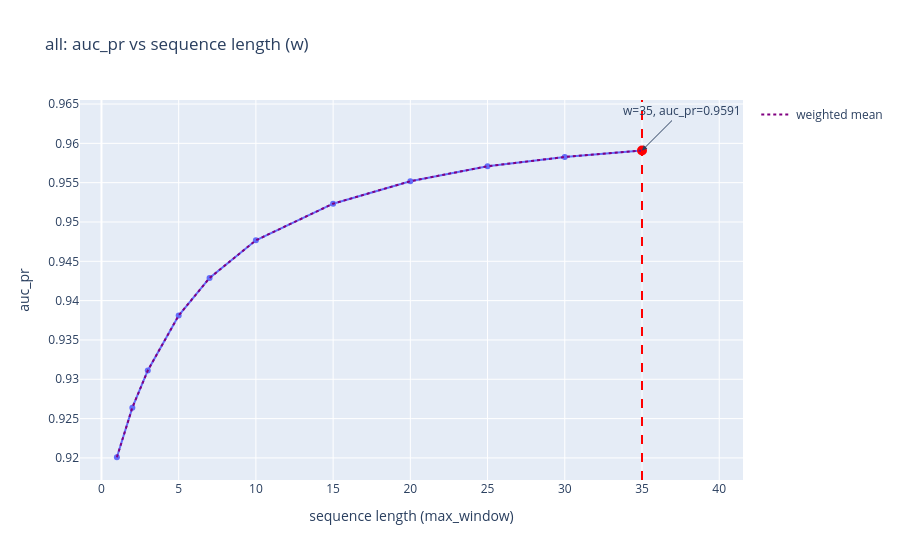
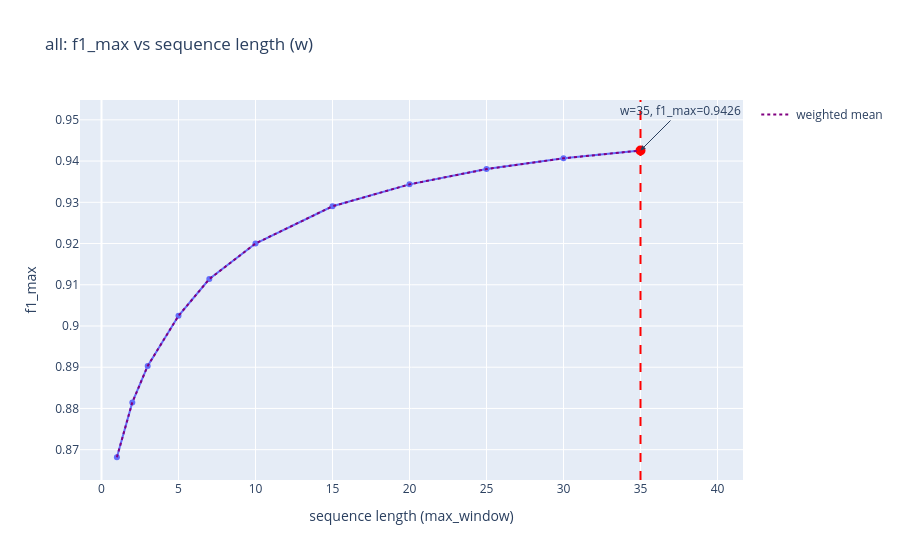
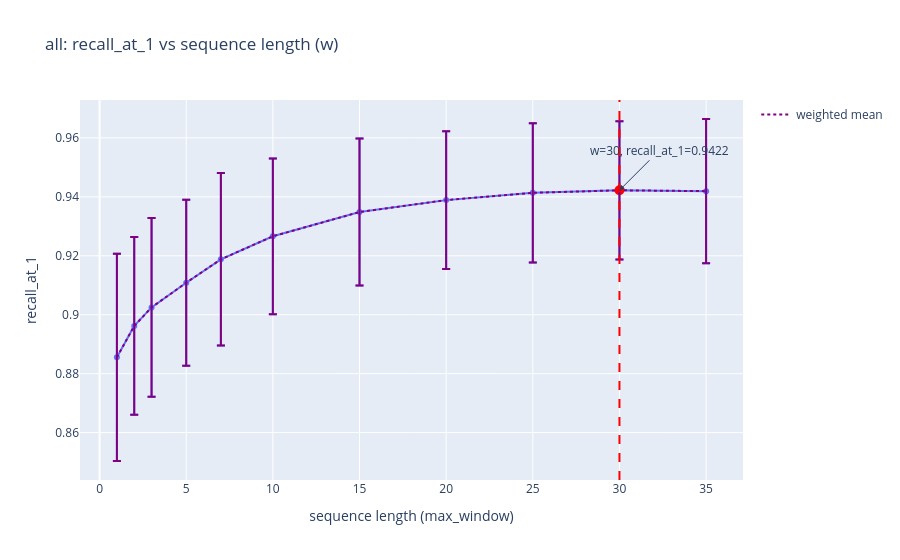
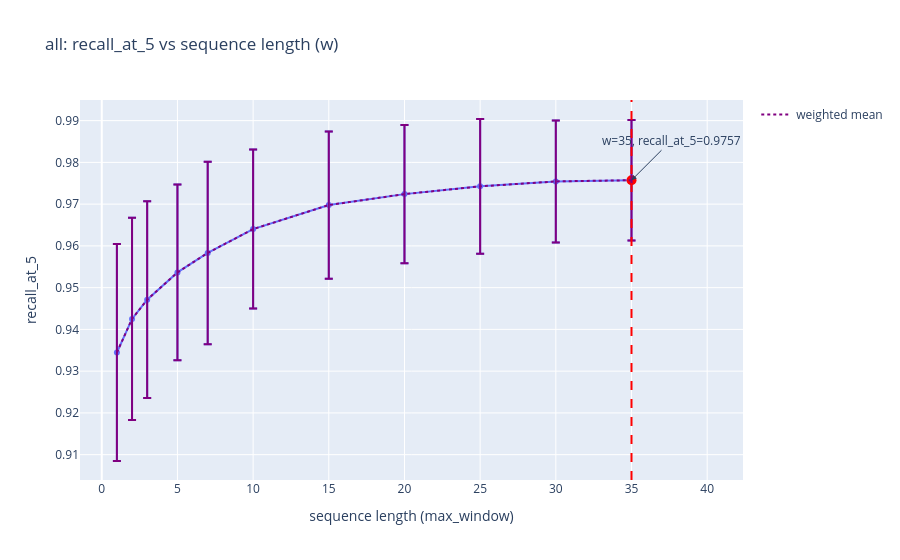

Here is the notebook cell these charts were saved with, in order:
### Code cell
plot_metrics_vs_window_with_stats(base_result_df, base_result_df)

### Figure 1 — Plotly figure (JSON) as saved in the notebook; plotly's stock layout.template omitted (floating-point values rounded to 4 significant figures)
{"data": [{"hovertemplate": "w=%{x}<br>auc_pr=%{y}<extra></extra>", "legendgroup": "", "line": {"color": "#636efa", "dash": "solid"}, "marker": {"symbol": "circle"}, "mode": "lines+markers", "name": "", "orientation": "v", "showlegend": false, "type": "scatter", "x": [1, 2, 3, 5, 7, 10, 15, 20, 25, 30, 35], "xaxis": "x", "y": [0.9201, 0.9264, 0.9311, 0.9381, 0.9429, 0.9477, 0.9523, 0.9552, 0.9571, 0.9583, 0.9591], "yaxis": "y"}, {"marker": {"color": "red", "size": 10}, "mode": "markers", "name": "max", "showlegend": false, "type": "scatter", "x": [35], "y": [0.9591]}, {"line": {"color": "purple", "dash": "dot"}, "mode": "lines", "name": "weighted mean", "showlegend": true, "type": "scatter", "x": [1, 2, 3, 5, 7, 10, 15, 20, 25, 30, 35], "y": [0.9201, 0.9264, 0.9311, 0.9381, 0.9429, 0.9477, 0.9523, 0.9552, 0.9571, 0.9583, 0.9591]}], "layout": {"annotations": [{"arrowhead": 2, "ax": 40, "ay": -40, "showarrow": true, "text": "w=35, auc_pr=0.9591", "x": 35, "y": 0.9591}], "legend": {"tracegroupgap": 0}, "shapes": [{"line": {"color": "red", "dash": "dash"}, "type": "line", "x0": 35, "x1": 35, "xref": "x", "y0": 0, "y1": 1, "yref": "y domain"}], "title": {"text": "all: auc_pr vs sequence length (w)"}, "xaxis": {"anchor": "y", "domain": [0, 1], "title": {"text": "sequence length (max_window)"}}, "yaxis": {"anchor": "x", "domain": [0, 1], "title": {"text": "auc_pr"}}}}

### Figure 2 — Plotly figure (JSON) as saved in the notebook; plotly's stock layout.template omitted (floating-point values rounded to 4 significant figures)
{"data": [{"hovertemplate": "w=%{x}<br>f1_max=%{y}<extra></extra>", "legendgroup": "", "line": {"color": "#636efa", "dash": "solid"}, "marker": {"symbol": "circle"}, "mode": "lines+markers", "name": "", "orientation": "v", "showlegend": false, "type": "scatter", "x": [1, 2, 3, 5, 7, 10, 15, 20, 25, 30, 35], "xaxis": "x", "y": [0.8682, 0.8815, 0.8903, 0.9025, 0.9114, 0.92, 0.929, 0.9344, 0.9381, 0.9407, 0.9426], "yaxis": "y"}, {"marker": {"color": "red", "size": 10}, "mode": "markers", "name": "max", "showlegend": false, "type": "scatter", "x": [35], "y": [0.9426]}, {"line": {"color": "purple", "dash": "dot"}, "mode": "lines", "name": "weighted mean", "showlegend": true, "type": "scatter", "x": [1, 2, 3, 5, 7, 10, 15, 20, 25, 30, 35], "y": [0.8682, 0.8815, 0.8903, 0.9025, 0.9114, 0.92, 0.929, 0.9344, 0.9381, 0.9407, 0.9426]}], "layout": {"annotations": [{"arrowhead": 2, "ax": 40, "ay": -40, "showarrow": true, "text": "w=35, f1_max=0.9426", "x": 35, "y": 0.9426}], "legend": {"tracegroupgap": 0}, "shapes": [{"line": {"color": "red", "dash": "dash"}, "type": "line", "x0": 35, "x1": 35, "xref": "x", "y0": 0, "y1": 1, "yref": "y domain"}], "title": {"text": "all: f1_max vs sequence length (w)"}, "xaxis": {"anchor": "y", "domain": [0, 1], "title": {"text": "sequence length (max_window)"}}, "yaxis": {"anchor": "x", "domain": [0, 1], "title": {"text": "f1_max"}}}}

### Figure 3 — Plotly figure (JSON) as saved in the notebook; plotly's stock layout.template omitted (floating-point values rounded to 4 significant figures)
{"data": [{"error_y": {"array": [0.03518, 0.03016, 0.03033, 0.02815, 0.02926, 0.02643, 0.02496, 0.0234, 0.02361, 0.02344, 0.02448]}, "hovertemplate": "w=%{x}<br>recall_at_1=%{y}<extra></extra>", "legendgroup": "", "line": {"color": "#636efa", "dash": "solid"}, "marker": {"symbol": "circle"}, "mode": "lines+markers", "name": "", "orientation": "v", "showlegend": false, "type": "scatter", "x": [1, 2, 3, 5, 7, 10, 15, 20, 25, 30, 35], "xaxis": "x", "y": [0.8855, 0.8962, 0.9025, 0.9109, 0.9188, 0.9266, 0.9348, 0.9389, 0.9414, 0.9422, 0.9419], "yaxis": "y"}, {"marker": {"color": "red", "size": 10}, "mode": "markers", "name": "max", "showlegend": false, "type": "scatter", "x": [30], "y": [0.9422]}, {"error_y": {"array": [0.03518, 0.03016, 0.03033, 0.02815, 0.02926, 0.02643, 0.02496, 0.0234, 0.02361, 0.02344, 0.02448], "type": "data", "visible": true}, "line": {"color": "purple", "dash": "dot"}, "mode": "lines", "name": "weighted mean", "showlegend": true, "type": "scatter", "x": [1, 2, 3, 5, 7, 10, 15, 20, 25, 30, 35], "y": [0.8855, 0.8962, 0.9025, 0.9109, 0.9188, 0.9266, 0.9348, 0.9389, 0.9414, 0.9422, 0.9419]}], "layout": {"annotations": [{"arrowhead": 2, "ax": 40, "ay": -40, "showarrow": true, "text": "w=30, recall_at_1=0.9422", "x": 30, "y": 0.9422}], "legend": {"tracegroupgap": 0}, "shapes": [{"line": {"color": "red", "dash": "dash"}, "type": "line", "x0": 30, "x1": 30, "xref": "x", "y0": 0, "y1": 1, "yref": "y domain"}], "title": {"text": "all: recall_at_1 vs sequence length (w)"}, "xaxis": {"anchor": "y", "domain": [0, 1], "title": {"text": "sequence length (max_window)"}}, "yaxis": {"anchor": "x", "domain": [0, 1], "title": {"text": "recall_at_1"}}}}

### Figure 4 — Plotly figure (JSON) as saved in the notebook; plotly's stock layout.template omitted (floating-point values rounded to 4 significant figures)
{"data": [{"error_y": {"array": [0.02599, 0.0242, 0.02356, 0.02104, 0.02186, 0.01904, 0.01762, 0.01655, 0.01614, 0.0146, 0.01444]}, "hovertemplate": "w=%{x}<br>recall_at_5=%{y}<extra></extra>", "legendgroup": "", "line": {"color": "#636efa", "dash": "solid"}, "marker": {"symbol": "circle"}, "mode": "lines+markers", "name": "", "orientation": "v", "showlegend": false, "type": "scatter", "x": [1, 2, 3, 5, 7, 10, 15, 20, 25, 30, 35], "xaxis": "x", "y": [0.9345, 0.9425, 0.9471, 0.9536, 0.9583, 0.964, 0.9698, 0.9724, 0.9743, 0.9754, 0.9757], "yaxis": "y"}, {"marker": {"color": "red", "size": 10}, "mode": "markers", "name": "max", "showlegend": false, "type": "scatter", "x": [35], "y": [0.9757]}, {"error_y": {"array": [0.02599, 0.0242, 0.02356, 0.02104, 0.02186, 0.01904, 0.01762, 0.01655, 0.01614, 0.0146, 0.01444], "type": "data", "visible": true}, "line": {"color": "purple", "dash": "dot"}, "mode": "lines", "name": "weighted mean", "showlegend": true, "type": "scatter", "x": [1, 2, 3, 5, 7, 10, 15, 20, 25, 30, 35], "y": [0.9345, 0.9425, 0.9471, 0.9536, 0.9583, 0.964, 0.9698, 0.9724, 0.9743, 0.9754, 0.9757]}], "layout": {"annotations": [{"arrowhead": 2, "ax": 40, "ay": -40, "showarrow": true, "text": "w=35, recall_at_5=0.9757", "x": 35, "y": 0.9757}], "legend": {"tracegroupgap": 0}, "shapes": [{"line": {"color": "red", "dash": "dash"}, "type": "line", "x0": 35, "x1": 35, "xref": "x", "y0": 0, "y1": 1, "yref": "y domain"}], "title": {"text": "all: recall_at_5 vs sequence length (w)"}, "xaxis": {"anchor": "y", "domain": [0, 1], "title": {"text": "sequence length (max_window)"}}, "yaxis": {"anchor": "x", "domain": [0, 1], "title": {"text": "recall_at_5"}}}}
